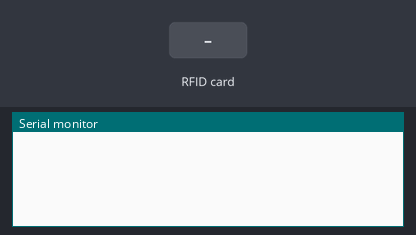
The sketch below on a simulated ESP8266 (NodeMCU). Parts: the last lines printed to the serial monitor. The test bench sets the inputs (shaded band).

Above: at 1.2 s.
1.3 s: RFID card C5 2A 01 14 held to the reader
At 2.1 s:
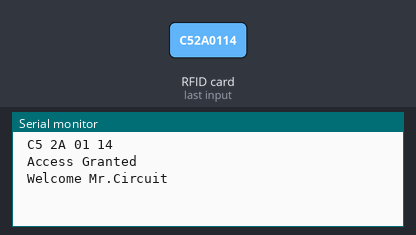
2.8 s: RFID card 5E 7A 19 C4 held to the reader
At 3.7 s:
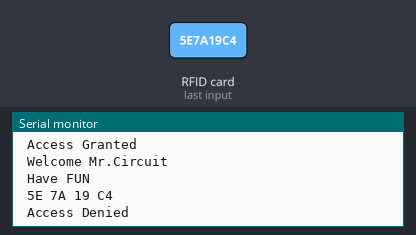

The sketch:

sketch_may14a.ino
```cpp
#define SS_PIN D0  //D2
#define RST_PIN D1 //D1

#include <SPI.h>
#include <MFRC522.h>

MFRC522 mfrc522(SS_PIN, RST_PIN);   // Create MFRC522 instance.
int statuss = 0;
int out = 0;
void setup()
{
  Serial.begin(9600);   // Initiate a serial communication
  SPI.begin();      // Initiate  SPI bus
  mfrc522.PCD_Init();   // Initiate MFRC522
}
void loop()
{
  if ( ! mfrc522.PICC_IsNewCardPresent()) return;
  if ( ! mfrc522.PICC_ReadCardSerial()) return;

  String content= "";
  byte letter;
  for (byte i = 0; i < mfrc522.uid.size; i++)
  {
     Serial.print(mfrc522.uid.uidByte[i] < 0x10 ? " 0" : " ");
     Serial.print(mfrc522.uid.uidByte[i], HEX);
     content.concat(String(mfrc522.uid.uidByte[i] < 0x10 ? " 0" : " "));
     content.concat(String(mfrc522.uid.uidByte[i], HEX));
  }
  content.toUpperCase();
  Serial.println();
  if (content.substring(1) == "C5 2A 01 14")
  {
    Serial.println(" Access Granted ");
    Serial.println(" Welcome Mr.Circuit ");
    delay(1000);
    Serial.println(" Have FUN ");
    Serial.println();
    statuss = 1;
  }
  else{
    Serial.println(" Access Denied ");
    delay(3000);
  }
}
```

Measured:
- after the input at 1.3 s, the serial monitor: prints a new line at once (image 1)
- after the input at 2.8 s, the serial monitor: prints a new line at once (image 2)
